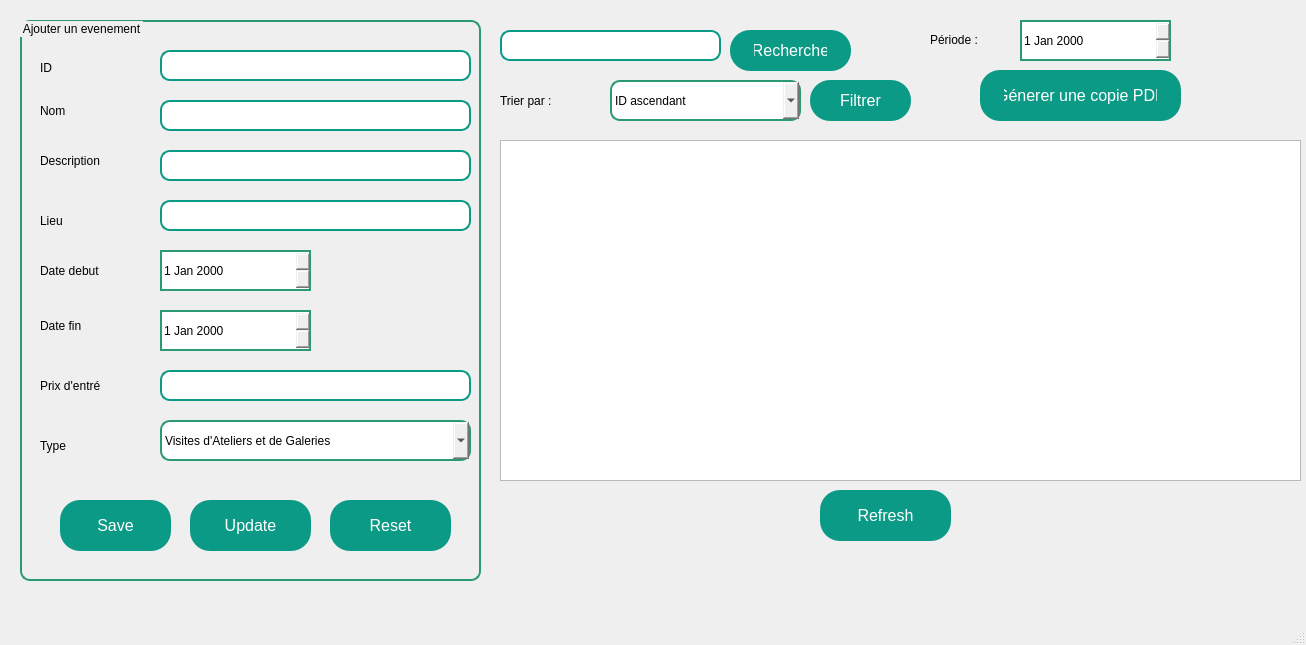
<?xml version="1.0" encoding="UTF-8"?>
<ui version="4.0">
 <class>MainWindow</class>
 <widget class="QMainWindow" name="MainWindow">
  <property name="geometry">
   <rect>
    <x>0</x>
    <y>0</y>
    <width>1306</width>
    <height>645</height>
   </rect>
  </property>
  <property name="windowTitle">
   <string>MainWindow</string>
  </property>
  <property name="styleSheet">
   <string notr="true">QPushButton {
    background-color:rgb(11, 154, 133);
    border: none;
    border-radius:20px;
    color: white; /* White text */
    padding: 12px 24px; /* Padding */
    text-align: center; /* Center text */
    text-decoration: none; /* Remove underline */
    font-size: 16px; /* Font size */
    cursor: pointer; /* Cursor style */
}

QPushButton:hover {
    background-color:rgb(16, 158, 125) /* Darker green on hover */
}

QPushButton:pressed {
    background-color: #3e8e41; /* Darker green when pressed */
}

QLineEdit{
	border: 2px solid rgb(11, 154, 133);
	border-radius:10px;
}

QComboBox {
    border: 2px solid rgb(44, 154, 112);
    border-radius: 10px;
}
QGroupBox {
    border: 2px solid rgb(44, 154, 112);
    border-radius: 10px;
}
QDateEdit {
    border: 2px solid rgb(44, 154, 112);
    
}

QComboBox::down-arrow,QDateTimeEdit::down-button {
	
	background-color: rgb(255, 255, 255);
    image: url(:/Downloads/arrow.PNG);
    width: 20px; /* Set the width of the arrow */
    height: 20px; /* Set the height of the arrow */
}
QDateTimeEdit::up-button{
	image: url(:/arrow_up.PNG);
	width: 20px; /* Set the width of the arrow */
    height: 20px; /* Set the height of the arrow */
}</string>
  </property>
  <widget class="QWidget" name="centralwidget">
   <widget class="QLabel" name="label_25">
    <property name="geometry">
     <rect>
      <x>1970</x>
      <y>370</y>
      <width>47</width>
      <height>14</height>
     </rect>
    </property>
    <property name="styleSheet">
     <string notr="true">color: rgb(255, 255, 255);
font: 12pt &quot;MS Shell Dlg 2&quot;;</string>
    </property>
    <property name="text">
     <string>Delete</string>
    </property>
   </widget>
   <widget class="QGroupBox" name="groupBox">
    <property name="enabled">
     <bool>true</bool>
    </property>
    <property name="geometry">
     <rect>
      <x>20</x>
      <y>20</y>
      <width>461</width>
      <height>561</height>
     </rect>
    </property>
    <property name="styleSheet">
     <string notr="true">font: 16pt &quot;MS Shell Dlg 2&quot;;</string>
    </property>
    <property name="title">
     <string>Ajouter un evenement</string>
    </property>
    <widget class="QLabel" name="label">
     <property name="geometry">
      <rect>
       <x>20</x>
       <y>80</y>
       <width>47</width>
       <height>21</height>
      </rect>
     </property>
     <property name="text">
      <string>Nom</string>
     </property>
    </widget>
    <widget class="QLabel" name="label_2">
     <property name="geometry">
      <rect>
       <x>20</x>
       <y>190</y>
       <width>47</width>
       <height>21</height>
      </rect>
     </property>
     <property name="text">
      <string>Lieu</string>
     </property>
    </widget>
    <widget class="QLabel" name="label_3">
     <property name="geometry">
      <rect>
       <x>20</x>
       <y>240</y>
       <width>121</width>
       <height>21</height>
      </rect>
     </property>
     <property name="text">
      <string>Date debut</string>
     </property>
    </widget>
    <widget class="QLabel" name="label_4">
     <property name="geometry">
      <rect>
       <x>20</x>
       <y>410</y>
       <width>51</width>
       <height>31</height>
      </rect>
     </property>
     <property name="text">
      <string>Type</string>
     </property>
    </widget>
    <widget class="QLineEdit" name="lineEdit_nom">
     <property name="geometry">
      <rect>
       <x>140</x>
       <y>80</y>
       <width>311</width>
       <height>31</height>
      </rect>
     </property>
    </widget>
    <widget class="QLineEdit" name="lineEdit_lieu">
     <property name="geometry">
      <rect>
       <x>140</x>
       <y>180</y>
       <width>311</width>
       <height>31</height>
      </rect>
     </property>
    </widget>
    <widget class="QLabel" name="label_5">
     <property name="geometry">
      <rect>
       <x>20</x>
       <y>350</y>
       <width>121</width>
       <height>31</height>
      </rect>
     </property>
     <property name="text">
      <string>Prix d'entré</string>
     </property>
    </widget>
    <widget class="QLineEdit" name="lineEdit_prixentre">
     <property name="geometry">
      <rect>
       <x>140</x>
       <y>350</y>
       <width>311</width>
       <height>31</height>
      </rect>
     </property>
    </widget>
    <widget class="QLabel" name="label_6">
     <property name="geometry">
      <rect>
       <x>20</x>
       <y>120</y>
       <width>121</width>
       <height>41</height>
      </rect>
     </property>
     <property name="text">
      <string>Description</string>
     </property>
    </widget>
    <widget class="QLineEdit" name="lineEdit_description">
     <property name="geometry">
      <rect>
       <x>140</x>
       <y>130</y>
       <width>311</width>
       <height>31</height>
      </rect>
     </property>
    </widget>
    <widget class="QLabel" name="label_7">
     <property name="geometry">
      <rect>
       <x>20</x>
       <y>290</y>
       <width>91</width>
       <height>31</height>
      </rect>
     </property>
     <property name="text">
      <string>Date fin</string>
     </property>
    </widget>
    <widget class="QComboBox" name="comboBox_type">
     <property name="geometry">
      <rect>
       <x>140</x>
       <y>400</y>
       <width>311</width>
       <height>41</height>
      </rect>
     </property>
     <property name="styleSheet">
      <string notr="true">font: 11pt &quot;MS Shell Dlg 2&quot;;</string>
     </property>
     <item>
      <property name="text">
       <string>Visites d'Ateliers et de Galeries</string>
      </property>
     </item>
     <item>
      <property name="text">
       <string>Vernissages et Expositions </string>
      </property>
     </item>
     <item>
      <property name="text">
       <string>Ateliers et Cours</string>
      </property>
     </item>
     <item>
      <property name="text">
       <string>Concours et Prix</string>
      </property>
     </item>
     <item>
      <property name="text">
       <string>Performances Artistiques</string>
      </property>
     </item>
     <item>
      <property name="text">
       <string>Festivals </string>
      </property>
     </item>
    </widget>
    <widget class="QPushButton" name="pushButton">
     <property name="geometry">
      <rect>
       <x>40</x>
       <y>480</y>
       <width>111</width>
       <height>51</height>
      </rect>
     </property>
     <property name="styleSheet">
      <string notr="true">font: 18pt &quot;MS Shell Dlg 2&quot;;</string>
     </property>
     <property name="text">
      <string>Save</string>
     </property>
    </widget>
    <widget class="QPushButton" name="pushButton_2">
     <property name="geometry">
      <rect>
       <x>310</x>
       <y>480</y>
       <width>121</width>
       <height>51</height>
      </rect>
     </property>
     <property name="styleSheet">
      <string notr="true">font: 18pt &quot;MS Shell Dlg 2&quot;;</string>
     </property>
     <property name="text">
      <string>Reset</string>
     </property>
    </widget>
    <widget class="QDateEdit" name="datedebutEdit">
     <property name="geometry">
      <rect>
       <x>140</x>
       <y>230</y>
       <width>151</width>
       <height>41</height>
      </rect>
     </property>
    </widget>
    <widget class="QDateEdit" name="datefinEdit">
     <property name="geometry">
      <rect>
       <x>140</x>
       <y>290</y>
       <width>151</width>
       <height>41</height>
      </rect>
     </property>
    </widget>
    <widget class="QPushButton" name="pushButton_6">
     <property name="geometry">
      <rect>
       <x>170</x>
       <y>480</y>
       <width>121</width>
       <height>51</height>
      </rect>
     </property>
     <property name="text">
      <string>Update</string>
     </property>
    </widget>
    <widget class="QLabel" name="label_9">
     <property name="geometry">
      <rect>
       <x>20</x>
       <y>40</y>
       <width>47</width>
       <height>16</height>
      </rect>
     </property>
     <property name="text">
      <string>ID</string>
     </property>
    </widget>
    <widget class="QLineEdit" name="lineEdit_ID">
     <property name="geometry">
      <rect>
       <x>140</x>
       <y>30</y>
       <width>311</width>
       <height>31</height>
      </rect>
     </property>
     <property name="readOnly">
      <bool>true</bool>
     </property>
    </widget>
   </widget>
   <widget class="QLineEdit" name="lineEdit_search">
    <property name="geometry">
     <rect>
      <x>500</x>
      <y>30</y>
      <width>221</width>
      <height>31</height>
     </rect>
    </property>
   </widget>
   <widget class="QLabel" name="label_12">
    <property name="geometry">
     <rect>
      <x>500</x>
      <y>80</y>
      <width>111</width>
      <height>41</height>
     </rect>
    </property>
    <property name="styleSheet">
     <string notr="true">font: 18pt &quot;MS Shell Dlg 2&quot;;</string>
    </property>
    <property name="text">
     <string>Trier par :</string>
    </property>
   </widget>
   <widget class="QComboBox" name="comboBox">
    <property name="geometry">
     <rect>
      <x>610</x>
      <y>80</y>
      <width>191</width>
      <height>41</height>
     </rect>
    </property>
    <property name="styleSheet">
     <string notr="true">font: 11pt &quot;MS Shell Dlg 2&quot;;</string>
    </property>
    <item>
     <property name="text">
      <string>ID ascendant</string>
     </property>
    </item>
    <item>
     <property name="text">
      <string>ID descendant</string>
     </property>
    </item>
    <item>
     <property name="text">
      <string>Nom ascendant</string>
     </property>
    </item>
    <item>
     <property name="text">
      <string>Nom descendant</string>
     </property>
    </item>
    <item>
     <property name="text">
      <string>Description ascendant</string>
     </property>
    </item>
    <item>
     <property name="text">
      <string>Description descendant</string>
     </property>
    </item>
    <item>
     <property name="text">
      <string>Lieu ascendant</string>
     </property>
    </item>
    <item>
     <property name="text">
      <string>Lieu descendant</string>
     </property>
    </item>
    <item>
     <property name="text">
      <string>Date debut ascendant</string>
     </property>
    </item>
    <item>
     <property name="text">
      <string>Date debut descendant</string>
     </property>
    </item>
    <item>
     <property name="text">
      <string>Date fin ascendant</string>
     </property>
    </item>
    <item>
     <property name="text">
      <string>Date fin descendant</string>
     </property>
    </item>
    <item>
     <property name="text">
      <string>Prix d'entré ascendant</string>
     </property>
    </item>
    <item>
     <property name="text">
      <string>Prix d'entré descendant</string>
     </property>
    </item>
    <item>
     <property name="text">
      <string>Type ascendant</string>
     </property>
    </item>
    <item>
     <property name="text">
      <string>Type descendant</string>
     </property>
    </item>
   </widget>
   <widget class="QPushButton" name="pushButton_5">
    <property name="geometry">
     <rect>
      <x>810</x>
      <y>80</y>
      <width>101</width>
      <height>41</height>
     </rect>
    </property>
    <property name="styleSheet">
     <string notr="true">font: 11pt &quot;MS Shell Dlg 2&quot;;</string>
    </property>
    <property name="text">
     <string>Filtrer</string>
    </property>
   </widget>
   <widget class="QLabel" name="label_8">
    <property name="geometry">
     <rect>
      <x>930</x>
      <y>30</y>
      <width>81</width>
      <height>20</height>
     </rect>
    </property>
    <property name="styleSheet">
     <string notr="true">font: 75 11pt &quot;MS Shell Dlg 2&quot;;
font: 16pt &quot;MS Shell Dlg 2&quot;;</string>
    </property>
    <property name="text">
     <string>Période :</string>
    </property>
   </widget>
   <widget class="QDateEdit" name="dateEdit">
    <property name="geometry">
     <rect>
      <x>1020</x>
      <y>20</y>
      <width>151</width>
      <height>41</height>
     </rect>
    </property>
    <property name="styleSheet">
     <string notr="true">font: 18pt &quot;MS Shell Dlg 2&quot;;</string>
    </property>
   </widget>
   <widget class="QTableWidget" name="tableWidget">
    <property name="geometry">
     <rect>
      <x>500</x>
      <y>140</y>
      <width>801</width>
      <height>341</height>
     </rect>
    </property>
    <property name="styleSheet">
     <string notr="true">font: 11pt &quot;MS Shell Dlg 2&quot;;</string>
    </property>
   </widget>
   <widget class="QPushButton" name="pushButton_3">
    <property name="geometry">
     <rect>
      <x>980</x>
      <y>70</y>
      <width>201</width>
      <height>51</height>
     </rect>
    </property>
    <property name="styleSheet">
     <string notr="true">font: 11pt &quot;MS Shell Dlg 2&quot;;</string>
    </property>
    <property name="text">
     <string>Génerer une copie PDF</string>
    </property>
   </widget>
   <widget class="QPushButton" name="pushButton_refresh">
    <property name="geometry">
     <rect>
      <x>820</x>
      <y>490</y>
      <width>131</width>
      <height>51</height>
     </rect>
    </property>
    <property name="text">
     <string>Refresh</string>
    </property>
   </widget>
   <widget class="QPushButton" name="pushButton_7">
    <property name="geometry">
     <rect>
      <x>730</x>
      <y>30</y>
      <width>121</width>
      <height>41</height>
     </rect>
    </property>
    <property name="text">
     <string>Recherche</string>
    </property>
   </widget>
  </widget>
  <widget class="QMenuBar" name="menubar">
   <property name="geometry">
    <rect>
     <x>0</x>
     <y>0</y>
     <width>1306</width>
     <height>22</height>
    </rect>
   </property>
  </widget>
  <widget class="QStatusBar" name="statusbar"/>
 </widget>
 <resources/>
 <connections/>
</ui>
